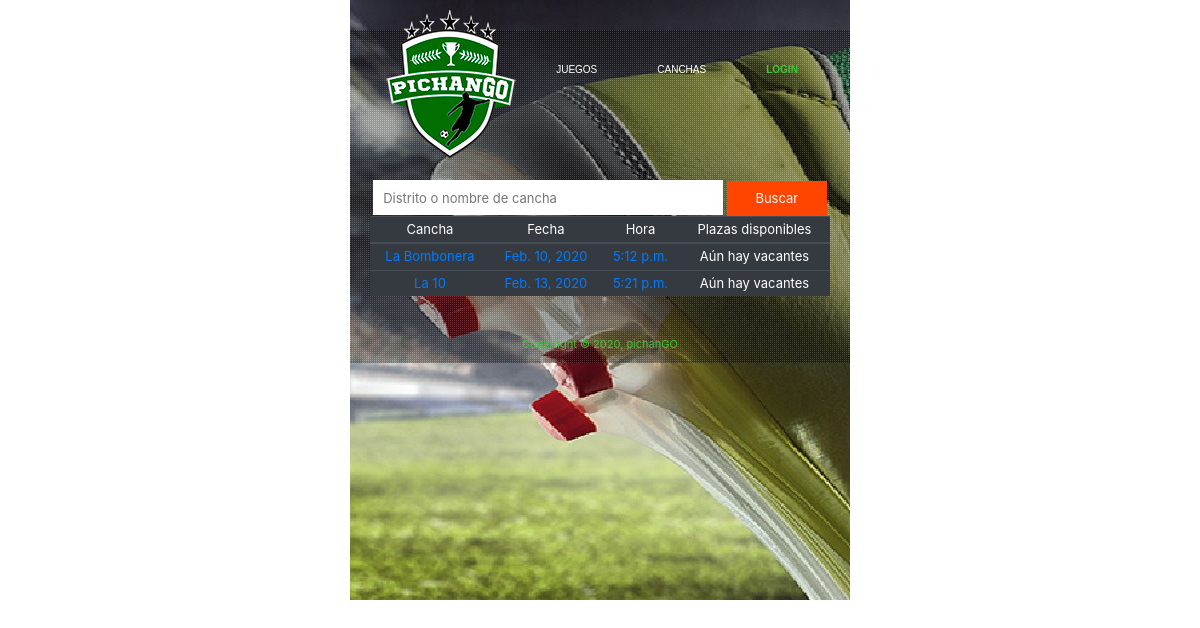
Page /listajuegos/ on the earlier database version.
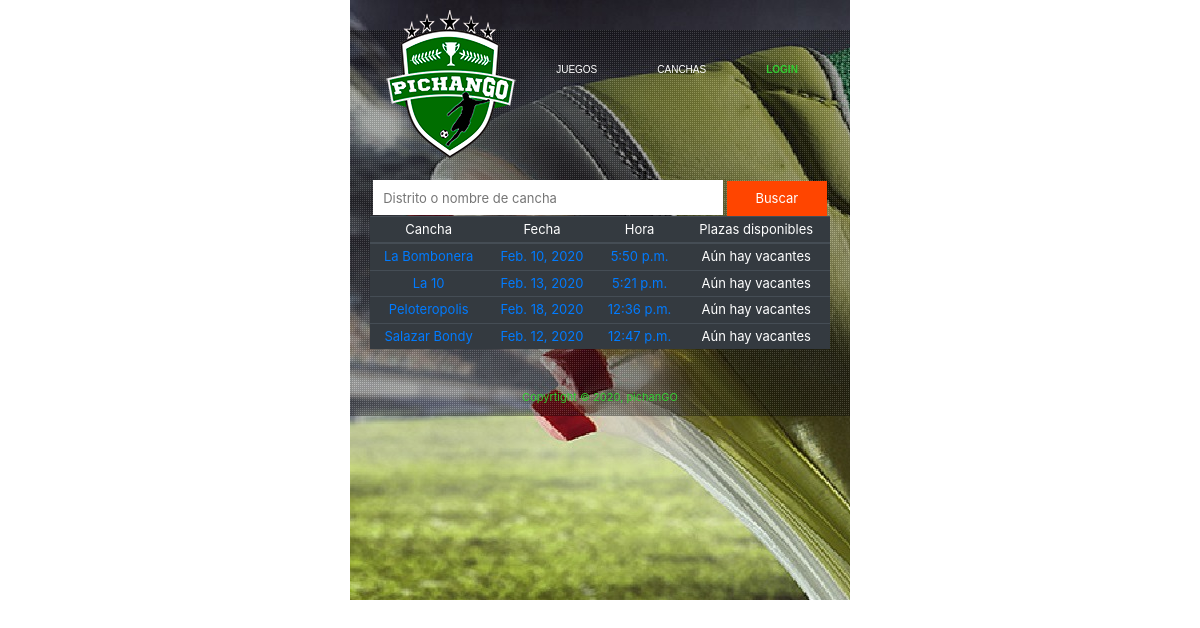
Same page on the later database version.
### jobs/models.py (models this page shows)
class Juego(models.Model):
    estado=models.CharField(max_length=100,choices=
    (('Activo','Activo'),('Realizado','Realizado'), ('Cancelado','Cancelado')))
    fecha=models.DateField()
    hora=models.TimeField()
    cancha=models.ForeignKey(Cancha,on_delete=models.CASCADE)
    jugador=models.ManyToManyField(Jugador)
    descripcion=models.TextField(null=True)

class Cancha(models.Model):
    nombre=models.CharField(max_length=50)
    direccion=models.CharField(max_length=200)
    distrito=models.CharField(max_length=100,choices=
    (('Comas','Comas'),('Los Olivos','Los Olivos'), ('San Martín de Porres','San Martín de Porres')))
    telefono=models.CharField(max_length=20,name='Teléfono')
    ubicacion=models.CharField(max_length=100,name='Ubicación')
    costoHora=models.DecimalField(decimal_places=2,max_digits=6,name='Costo por hora')
    jugadoresMaximos=models.IntegerField(name='Jugadores por equipo')
    def  __str__(self):
        return self.nombre

### jobs/views.py (the view)
# urls.py: path('listajuegos/', views.listajuegos, name ="listajuegos"),
def listajuegos(request):
    listajuegos = Juego.objects
    return render(request, 'listajuegos.html',{'data':listajuegos})

### jobs/templates/listajuegos.html (shortened to what this page needs)
{% load static %}
<!DOCTYPE html>
<html lang="en">
<head>
    <link rel="stylesheet" href="{% static "./reset.css" %}" >
    <link rel="stylesheet" href="{% static "./styles.css" %}" >
    <link rel="stylesheet" href="https://stackpath.bootstrapcdn.com/bootstrap/4.3.1/css/bootstrap.min.css">
</head>
<body>
    <div class="wrapper">
    <div class="w3_baner">
        <header class ="header">
            <figure>
                <img src="{% static "./Images/logosmall.png" %}" alt="logo">
            </figure>
            <nav class="nav-main">
                <ul>
                    <li><a href="./">JUEGOS</a></li>
                    <li><a href="./">CANCHAS</a></li>
                    <li><a class="active" href="login.html">LOGIN</a></li>
                </ul>
            </nav>
        </header>
        <main class= "main">
                    <div class="search">
                        <input type="text" class="searchTerm" placeholder="Distrito o nombre de cancha">
                        <input type="submit" name="submit" class="submit" value="Buscar"></input>
                        <table class="table table-sm table-dark">
                            <thead>
                            <tr>
                                <th scope="col">Cancha</th>
                                <th scope="col">Fecha</th>
                                <th scope="col">Hora</th>
                                <th scope="col">Plazas disponibles</th>
                            </tr>
                            </thead>
                            <tbody>
                                {% for item in data.all %}
                                <tr>
                                    <th scope="row"><a href="{% url 'detail' item.id %}">{{ item.cancha }}</a></th>
                                    <td><a href="{% url 'detail' item.id %}">{{ item.fecha }}</a></td>
                                    <td><a href="{% url 'detail' item.id %}">{{ item.hora }}</a></td>
                                    <td>Aún hay vacantes</td>
                                </tr>
                                {%  endfor   %}
                            </tbody>
                        </table>
                    </div>
        </main>
        <footer class="footer">
            <p>Copyrtight &copy; 2020, pichanGO  </p>
        </footer>
    </div>
    </div>
</body>
</html>

### jobs/static/styles.css (style rules this page uses)
* { box-sizing: border-box; }
*, *:before, *:after { box-sizing: inherit; }
html { font-size: 62.5%; }
main { font-size: 1.3rem; }
a { text-decoration: none; color: #fff; }
p { font-size: 1.2rem; line-height: 1.5; margin: 1.5rem 0; color: #fff; }
.wrapper { width: 500px; margin: 0 auto; background: url(images/Ballkick\ Official.jpg ); min-height: 60rem; overflow: hidden; }
.w3_baner { background: url(images/dott.png); background-size: 2px; -webkit-background-size: 2px; -moz-background-size: 2px; -o-background-size: 2px; -ms-background-size: 2px; }
.header { margin-top:30px; display: flex; justify-content: center; align-items: center; padding: 20px; height: 80px; font-family: Helvetica; }
.header ul { display: flex; }
.header li { margin-left: 20px; }
.header img { margin-top: 4rem; margin-left: 2rem; }
.nav-main { width: 100%; height: 80px; line-height: 80px; }
nav ul { float: right; margin: 0; margin-right: 1.9rem; }
nav ul li { list-style-type: none; display: inline-block; }
nav ul li a { text-decoration: none; color:white; padding: 20px; }
nav ul li a.active { color : limegreen; font-weight: bolder; }
main { margin-top: 40px; padding: 20px; }
.search { width: 100%; text-align: center; margin-top: 10px; }
input { padding:4px 10px; border:0; font-size:16px; width: 350px; height: 35px; }
.submit { width: 100px; background-color: orangered; color:#fff; height: 35px; }
.footer { display: flex; align-items: center; justify-content: center; padding: 10px 20px; }
.footer p { font-size: 1.1rem; margin: 0; color: limegreen; }

Differences in the rows shown:
changed Juego "Feb. 10, 2020": hora "5:12 p.m." → "5:50 p.m."
added Juego: cancha "Peloteropolis", fecha "Feb. 18, 2020", hora "12:36 p.m."
added Juego: cancha "Salazar Bondy", fecha "Feb. 12, 2020", hora "12:47 p.m."
